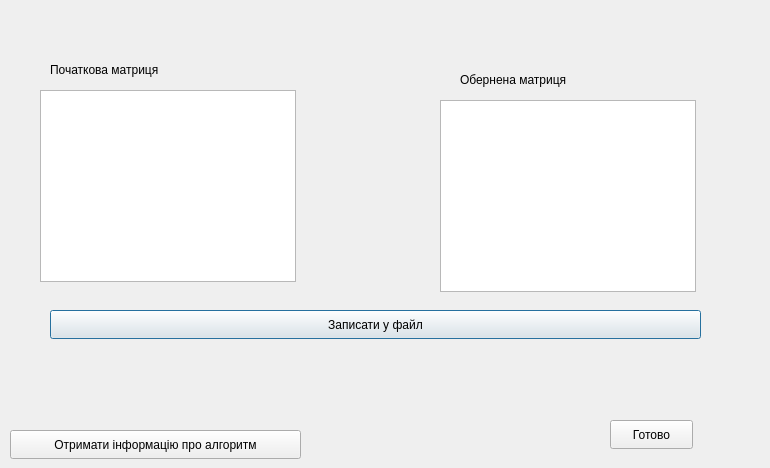
<?xml version="1.0" encoding="UTF-8"?>
<ui version="4.0">
 <class>MatrixInversion</class>
 <widget class="QDialog" name="MatrixInversion">
  <property name="geometry">
   <rect>
    <x>0</x>
    <y>0</y>
    <width>770</width>
    <height>468</height>
   </rect>
  </property>
  <property name="windowTitle">
   <string>Dialog</string>
  </property>
  <widget class="QTableWidget" name="source_matrix_widget">
   <property name="geometry">
    <rect>
     <x>40</x>
     <y>90</y>
     <width>256</width>
     <height>192</height>
    </rect>
   </property>
   <property name="sizeIncrement">
    <size>
     <width>4</width>
     <height>4</height>
    </size>
   </property>
   <property name="baseSize">
    <size>
     <width>4</width>
     <height>4</height>
    </size>
   </property>
  </widget>
  <widget class="QTableWidget" name="reversed_matrix_widget">
   <property name="geometry">
    <rect>
     <x>440</x>
     <y>100</y>
     <width>256</width>
     <height>192</height>
    </rect>
   </property>
  </widget>
  <widget class="QLabel" name="label_source">
   <property name="geometry">
    <rect>
     <x>50</x>
     <y>60</y>
     <width>201</width>
     <height>20</height>
    </rect>
   </property>
   <property name="text">
    <string>Початкова матриця</string>
   </property>
  </widget>
  <widget class="QLabel" name="label_reversed">
   <property name="geometry">
    <rect>
     <x>460</x>
     <y>70</y>
     <width>201</width>
     <height>20</height>
    </rect>
   </property>
   <property name="text">
    <string>Обернена матриця</string>
   </property>
  </widget>
  <widget class="QPushButton" name="pushButton_write_1">
   <property name="geometry">
    <rect>
     <x>50</x>
     <y>310</y>
     <width>651</width>
     <height>29</height>
    </rect>
   </property>
   <property name="text">
    <string>Записати у файл</string>
   </property>
  </widget>
  <widget class="QPushButton" name="pushButton_inf">
   <property name="geometry">
    <rect>
     <x>10</x>
     <y>430</y>
     <width>291</width>
     <height>29</height>
    </rect>
   </property>
   <property name="text">
    <string>Отримати інформацію про алгоритм</string>
   </property>
  </widget>
  <widget class="QPushButton" name="pushButton_done">
   <property name="geometry">
    <rect>
     <x>610</x>
     <y>420</y>
     <width>83</width>
     <height>29</height>
    </rect>
   </property>
   <property name="text">
    <string>Готово</string>
   </property>
  </widget>
  <widget class="QLabel" name="statusBar">
   <property name="geometry">
    <rect>
     <x>50</x>
     <y>350</y>
     <width>651</width>
     <height>31</height>
    </rect>
   </property>
   <property name="text">
    <string/>
   </property>
   <property name="alignment">
    <set>Qt::AlignCenter</set>
   </property>
  </widget>
  <zorder>statusBar</zorder>
  <zorder>source_matrix_widget</zorder>
  <zorder>reversed_matrix_widget</zorder>
  <zorder>label_source</zorder>
  <zorder>label_reversed</zorder>
  <zorder>pushButton_write_1</zorder>
  <zorder>pushButton_inf</zorder>
  <zorder>pushButton_done</zorder>
 </widget>
 <resources/>
 <connections/>
</ui>
